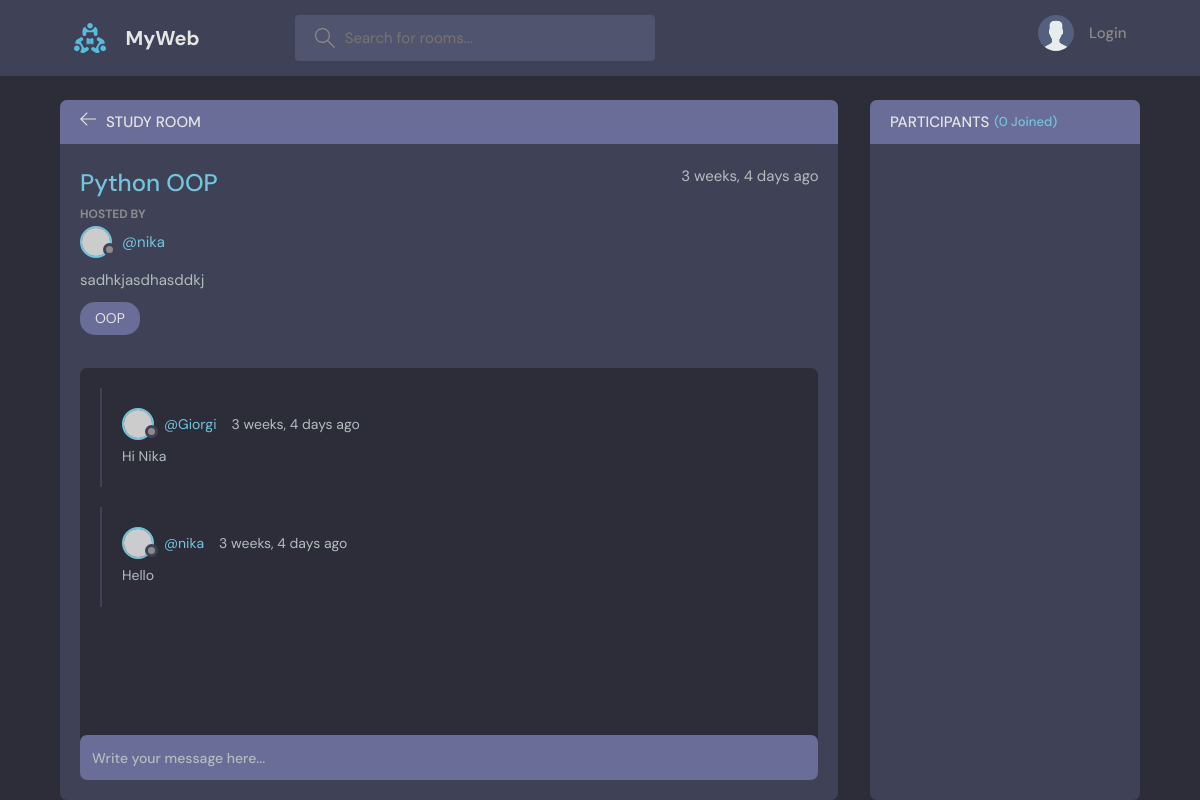
The app's page /room/1/, older data.
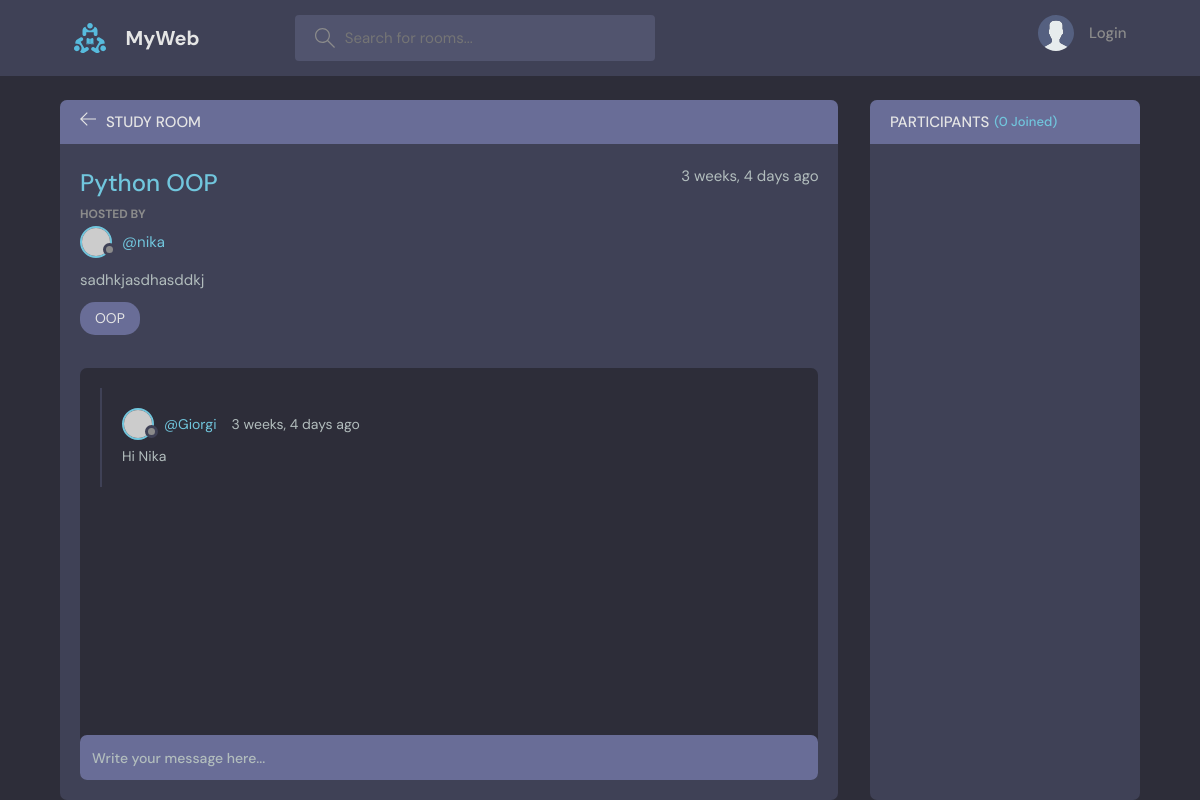
The same page, newer data.
### base/models.py (models this page shows, shortened)
class Messages(models.Model):
    user = models.ForeignKey(User, on_delete=models.CASCADE)
    room = models.ForeignKey(Room, on_delete=models.CASCADE)
    body = models.TextField()
    updated = models.DateTimeField(auto_now=True)
    created = models.DateTimeField(auto_now_add=True)
    class Meta:
        ordering = ['-updated', '-created']

### base/views.py (the view, shortened to what this page needs)
# urls.py: path('room/<str:pk>/', views.room, name='room'),
def room(request, pk):
    room = Room.objects.get(id=int(pk))
    room_messages = room.messages_set.all().order_by('-created')
    participants = room.participants.all()
    context = {'room': room, "room_messages": room_messages, "participants": participants}
    return render(request, "base/room.html", context)

### base/templates/base/room.html (shortened to what this page needs)
{% extends 'main.html' %}
{% block content %}
    <main class="profile-page layout layout--2">
      <div class="container">
        <div class="room">
          <div class="room__top">
            <div class="room__topLeft">
              <a href="{% url 'home' %}">
                <svg version="1.1" xmlns="http://www.w3.org/2000/svg" width="32" height="32" viewBox="0 0 32 32">
                  <title>arrow-left</title>
                  <path
                    d="M13.723 2.286l-13.723 13.714 13.719 13.714 1.616-1.611-10.96-10.96h27.625v-2.286h-27.625l10.965-10.965-1.616-1.607z"
                  ></path>
                </svg>
              </a>
              <h3>Study Room</h3>
            </div>
          </div>
          <div class="room__box scroll">
            <div class="room__header scroll">
              <div class="room__info">
                <h3>{{room.name}}</h3>
                <span>{{room.created|timesince}} ago</span>
              </div>
              <div class="room__hosted">
                <p>Hosted By</p>
                <a href="{% url 'user-profile' room.host.id %}" class="room__author">
                  <div class="avatar avatar--small">
                    <img src="https://randomuser.me/api/portraits/men/37.jpg" />
                  </div>
                  <span>@{{room.host.username}}</span>
                </a>
              </div>
              <div class="room__details">
                {{room.description}}
              </div>
              <span class="room__topics">{{room.topic.name}}</span>
            </div>
            <div class="room__conversation">
              <div class="threads scroll">
                {% for message in room_messages %}
                  <div class="thread">
                  <div class="thread__top">
                    <div class="thread__author">
                      <a href="{% url 'user-profile' message.user.id %}" class="thread__authorInfo">
                        <div class="avatar avatar--small">
                          <img src="https://randomuser.me/api/portraits/men/37.jpg" />
                        </div>
                        <span>@{{message.user}}</span>
                      </a>
                      <span class="thread__date">{{message.created|timesince}} ago</span>
                    </div>
                  </div>
                  <div class="thread__details">
                    {{message.body}}
                  </div>
                </div>
                {% endfor %}
              </div>
            </div>
          </div>
          <div class="room__message">
            <form action="#"><input name="" placeholder="Write your message here..." /></form>
          </div>
        </div>
        <div class="participants">
          <h3 class="participants__top">Participants <span>({{participants.count}} Joined)</span></h3>
          <div class="participants__list scroll">
          </div>
        </div>
      </div>
    </main>
{% endblock %}

Row changes from the older to the newer data that the page shows:
removed Messages: user "nika", created "3 weeks, 4 days", body "Hello"
